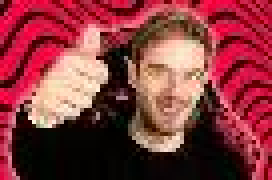
#> input picture Sesi5/Pewdiepie1.jpg, 68 x 45 px (shown 4 times larger)
$ python Translasicitra.py
#> lines starting #> are read from the running program, lines starting #| are printed output that depends on the picture; after the words box and inside, x2 and y2 are one past the last pixel; in counts of white or black regions, pixels touching at a corner belong together
#> further down, image is the input picture: shape (45, 68, 3); mean R, G, B 135.3, 57.5, 62.3
import imageio.v3 as img
import numpy as np
import matplotlib.pyplot as plt

def Translasi(image, shiftX, shiftY) :
#> called with shiftX = 50, shiftY = -300
    imgTranslasi = np.roll(image, shift = shiftY, axis = 0)
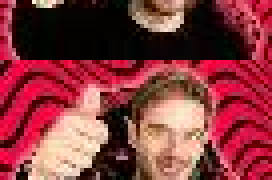
#> imgTranslasi: shape (45, 68, 3) (shown 4 times larger); mean R, G, B 135.3, 57.5, 62.3
    imgTranslasi = np.roll(imgTranslasi, shift=shiftX,axis =1 )
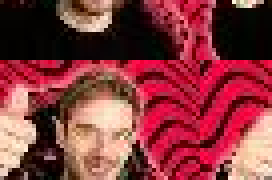
#> imgTranslasi: shape (45, 68, 3) (shown 4 times larger); mean R, G, B 135.3, 57.5, 62.3

    if shiftY > 0 :
        imgTranslasi[:shiftY, :] = 0
    elif shiftY < 0 :
        imgTranslasi[:shiftY, :] = 0
    if shiftX > 0 :
        imgTranslasi[:, shiftX] = 0
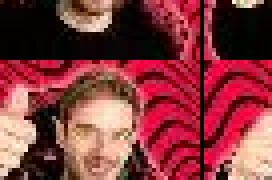
#> imgTranslasi: shape (45, 68, 3) (shown 4 times larger); 1.47% of pixels changed, all inside (x1, y1, x2, y2) = (50, 0, 51, 45)
    elif shiftX < 0 :
        imgTranslasi[:, shiftX] = 0

    return imgTranslasi

image = img.imread("Pewdiepie1.jpg")
imgresult = Translasi(image, shiftX=50, shiftY=-300)

plt.figure(figsize=(10,10))
plt.subplot(2,1,1)
plt.imshow(image)
plt.subplot(2,1,2)
plt.imshow(imgresult)
plt.show()
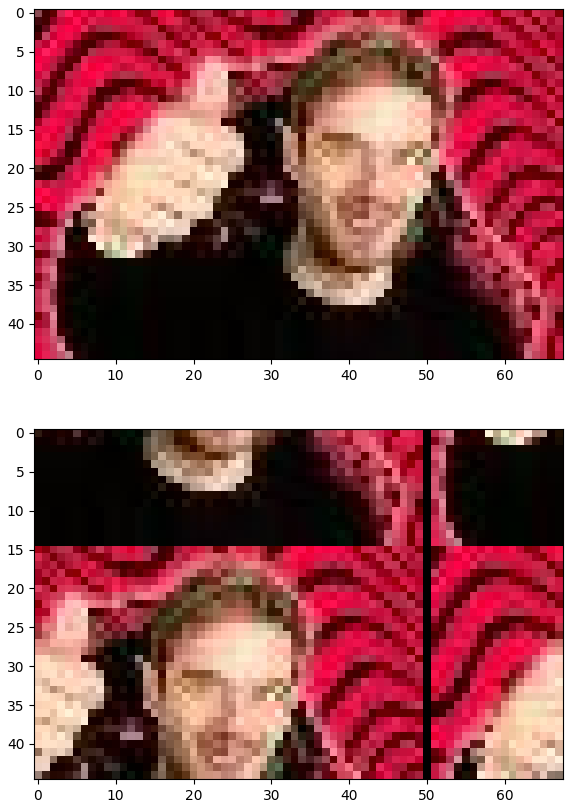
#> figure drawn by matplotlib, 2 panels
image = img.imwrite("TranslasiCitra.jpg", imgresult)
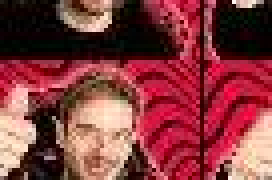
#> saved as TranslasiCitra.jpg: shape (45, 68, 3) (shown 4 times larger); mean R, G, B 132.9, 59.4, 62.6
